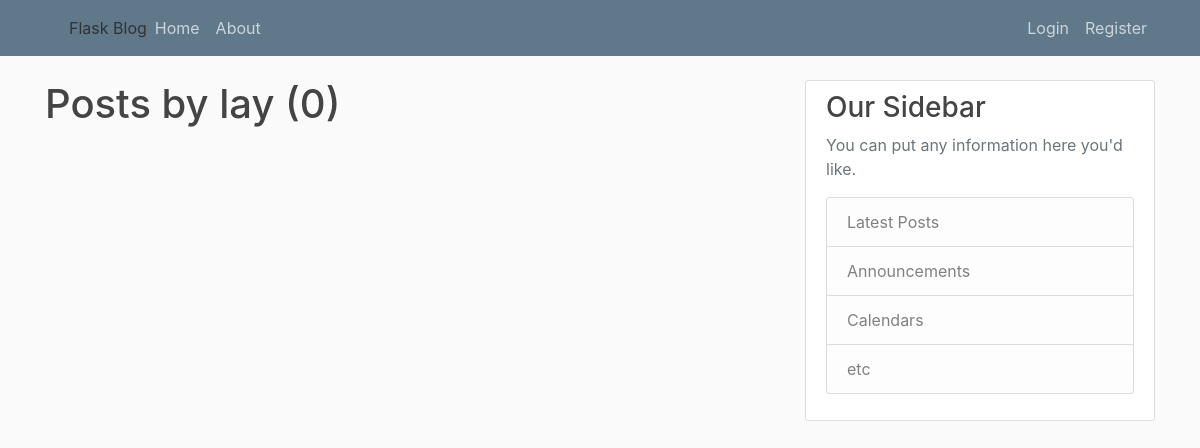
The app's page /user/lay, older data.
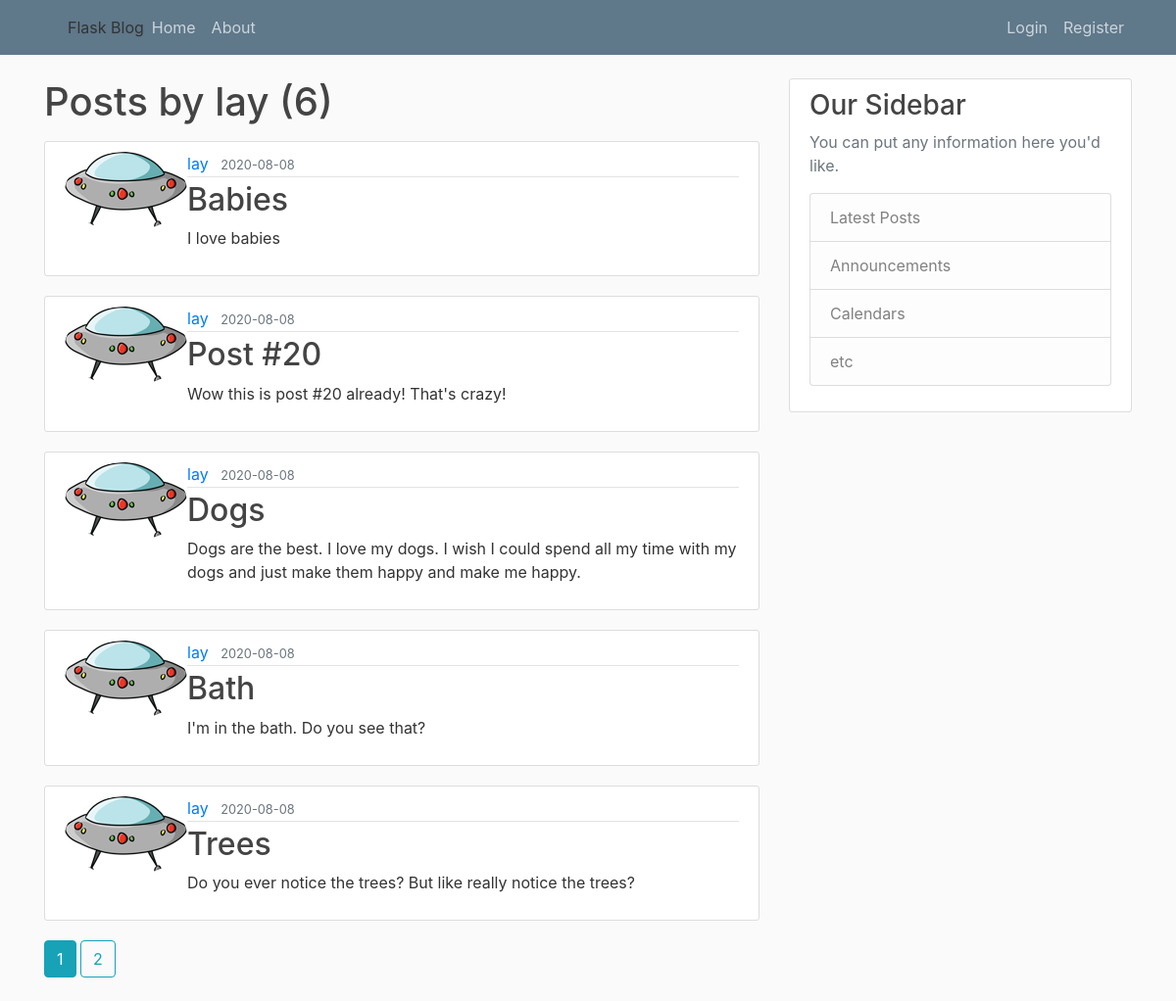
The same page, newer data.
### flaskblog/models.py (models this page shows, shortened)
class User(db.Model, UserMixin):
    id = db.Column(db.Integer, primary_key=True)
    username = db.Column(db.String(20), unique=True, nullable=False)
    email = db.Column(db.String(120), unique=True, nullable=False)
    image_file = db.Column(db.String(20),
                           nullable=False,
                           default='default.jpg')
    password = db.Column(db.String(60), nullable=False)
    posts = db.relationship('Post', backref='author', lazy=True)

class Post(db.Model):
    id = db.Column(db.Integer, primary_key=True)
    title = db.Column(db.String(100), nullable=False)
    date_posted = db.Column(db.DateTime,
                            nullable=False,
                            default=datetime.utcnow)
    content = db.Column(db.Text, nullable=False)
    user_id = db.Column(db.Integer, db.ForeignKey('user.id'), nullable=False)

### flaskblog/users/routes.py (the view)
@users.route("/user/<string:username>")
def user_posts(username):
    page = request.args.get('page', 1, type=int)
    user = User.query.filter_by(username=username).first_or_404()
    posts = Post.query.filter_by(author=user)\
        .order_by(Post.date_posted.desc())\
        .paginate(page=page, per_page=5)
    return render_template('user_posts.html', posts=posts, user=user)

### flaskblog/templates/user_posts.html
{% extends "layout.html" %}
{% block content %}
    <h1 class="mb-3">Posts by {{ user.username }} ({{ posts.total }})</h1>
    {% for post in posts.items %}
        <article class="media content-section">
            <img class="rounded-circle articl-img" src="{{ url_for('static', filename='profile_pics/' + post.author.image_file) }}">
            <div class="media-body">
                <div class="article-metadata">
                    <a class="mr-2" href="{{ url_for('users.user_posts', username=post.author.username) }}">{{ post.author.username }}</a>
                    <small class="text-muted">{{ post.date_posted.strftime('%Y-%m-%d') }}</small>
                </div>
                <h2><a class="article-title" href="{{ url_for('posts.post', post_id=post.id) }}">{{ post.title }}</a></h2>
                <p class="article-content">{{ post.content }}</p>
            </div>
        </article>
    {% endfor %}
    {% for page_num in posts.iter_pages(left_edge=1, right_edge=1, left_current=1, right_current=2) %}
        {% if page_num %}
            {% if posts.page == page_num %}
                <a class="btn btn-info mb-4" href="{{ url_for('users.user_posts', username=user.username, page=page_num) }}">{{ page_num }}</a>
            {% else %}
                <a class="btn btn-outline-info mb-4" href="{{ url_for('users.user_posts', username=user.username, page=page_num) }}">{{ page_num }}</a>
            {% endif %}
        {% else %}
            ...
        {% endif %}
    {% endfor %}
{% endblock content %}

### flaskblog/templates/layout.html (shortened to what this page needs)
<!DOCTYPE html>
<html>
<head>
    <link rel="stylesheet" href="https://stackpath.bootstrapcdn.com/bootstrap/4.3.1/css/bootstrap.min.css">
    <link rel="stylesheet" type="text/css" href="{{ url_for('static', filename='main.css') }}">
</head>
<body>
    <header class="site-header">
        <nav class="navbar navbar-expand-md navbar-dark bg-steel fixed-top">
            <div class="container">
                <a class="navbar-brand mr-4" href="{{ url_for('main.home') }}"></a>Flask Blog</a>
                <div class="collapse navbar-collapse" id="navbarToggle">
                    <div class="navbar-nav mr-auto">
                        <a class="nav-item nav-link" href="{{ url_for('main.home') }}">Home</a>
                        <a class="nav-item nav-link" href="{{ url_for('main.about') }}">About</a>
                    </div>
                    <div class="navbar-nav">
                        {% if current_user.is_authenticated %}
                            <a class="nav-item nav-link" href="{{ url_for('posts.new_post') }}">New Post</a>
                            <a class="nav-item nav-link" href="{{ url_for('users.account') }}">Account</a>
                            <a class="nav-item nav-link" href="{{ url_for('users.logout') }}">Logout</a>
                        {% else %}
                            <a class="nav-item nav-link" href="{{ url_for('users.login') }}">Login</a>
                            <a class="nav-item nav-link" href="{{ url_for('users.register') }}">Register</a>
                        {% endif %}
                    </div>
                </div>
            </div>
        </nav>
    </header>
    <main role="main" class="container">
        <div class="row">
            <div class="col-md-8">
                {% block content %}{% endblock %}
            </div>
            <div class="col-md-4">
                <div class="content-section">
                    <h3>Our Sidebar</h3>
                    <p class='text-muted'>You can put any information here you'd like.
                        <ul class="list-group">
                            <li class="list-group-item list-group-item-light">Latest Posts</li>
                            <li class="list-group-item list-group-item-light">Announcements</li>
                            <li class="list-group-item list-group-item-light">Calendars</li>
                            <li class="list-group-item list-group-item-light">etc</li>
                        </ul>
                    </p>
                </div>
            </div>
        </div>
    </main>
</body>
</html>

### flaskblog/static/main.css (style rules this page uses)
body { background: #fafafa; color: #333333; margin-top: 5rem; }
h1, h2, h3, h4, h5, h6 { color: #444444; }
.bg-steel { background-color: #5f788a; }
.site-header .navbar-nav .nav-link { color: #cbd5db; }
.content-section { background: #ffffff; padding: 10px 20px; border: 1px solid #dddddd; border-radius: 3px; margin-bottom: 20px; }
.article-title { color: #444444; }
.article-content { white-space: pre-line; }
.article-metadata { padding-bottom: 1px; margin-bottom: 4px; border-bottom: 1px solid #e3e3e3 }

Row changes from the older to the newer data that the page shows:
added Post: image_file (picture), author.username "lay", date_posted "2020-08-08", title "Babies", content "I love babies"
added Post: image_file (picture), author.username "lay", date_posted "2020-08-08", title "Post #20", content "Wow this is post #20 already! That's crazy!"
added Post: image_file (picture), author.username "lay", date_posted "2020-08-08", title "Dogs", content "Dogs are the best. I love my dogs. I wish I could spend all my time with my dogs and just make them happy and make me happy."
added Post: image_file (picture), author.username "lay", date_posted "2020-08-08", title "Bath", content "I'm in the bath. Do you see that?"
added Post: image_file (picture), author.username "lay", date_posted "2020-08-08", title "Trees", content "Do you ever notice the trees? But like really notice the trees?"
Text that changed along with them:
{{ posts.total }}: "0" → "6"
new list line: "1"
new list line: "2"
